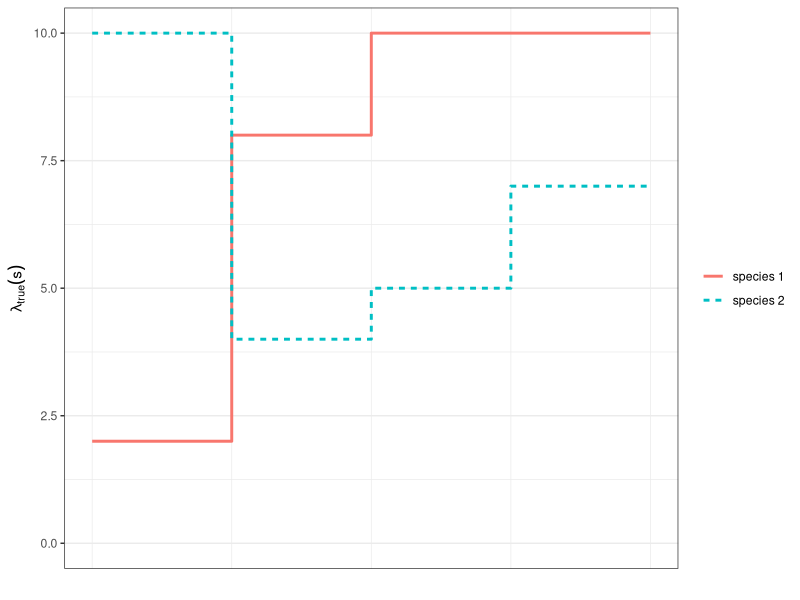
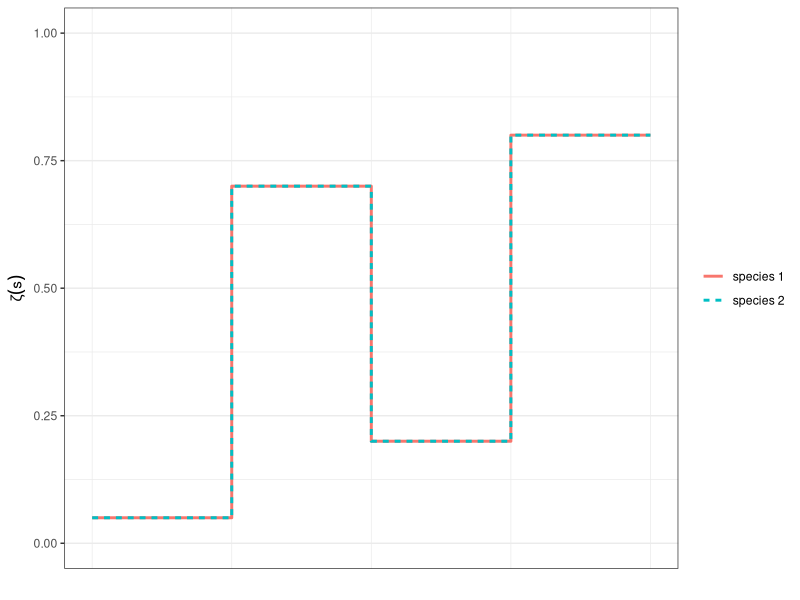
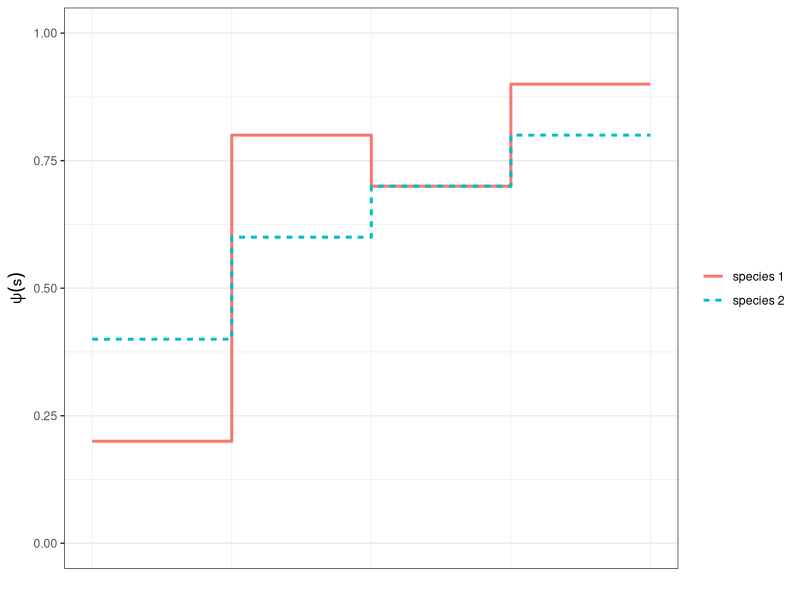
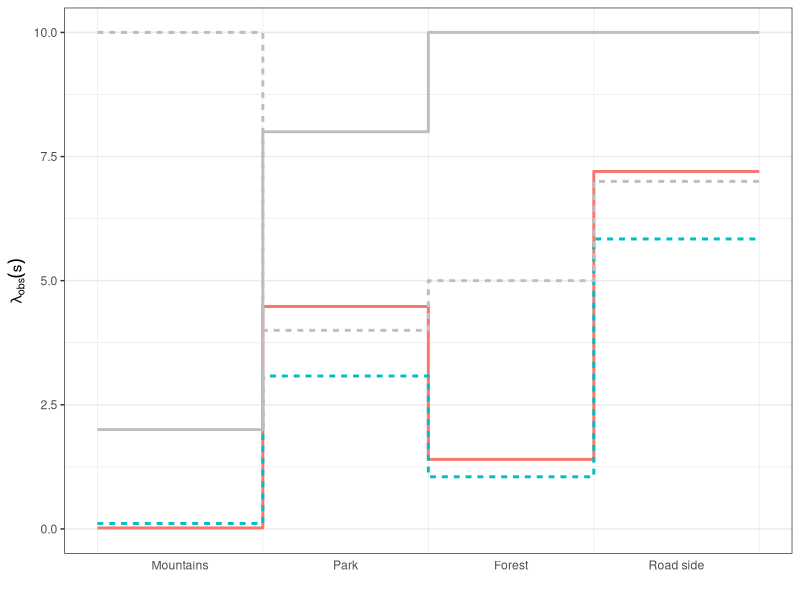

Recreate these plots in R, in order. (Note: this script raises an error after producing the figures.)
library(ggplot2)
library(dplyr)
library(cowplot)
library(magick)

data <- data.frame(group=c(rep("species 1", 6), rep("species 2", 6)),
                   true_intensity = c(0,2,4,6,8,8,
                                      0,4,2,3,5,5),
                   place = c("", "mountain", "park", "forest", "road side",""))

#ggplot(data, aes(x=as.factor(place), y=true_intensity, group=as.factor(group), color=group, linetype=as.factor(group)))+
#  geom_step(direction="vh")


df = data.frame(x=rep(1:4,2),
                y=c(2,8,10,10,
                    10,4,5,7),
                group=c(rep("species 1", 4), rep("species 2", 4)),
                y1 = rep(c(0.05, 0.7, 0.2, 0.8),2),
                y2 = c(0.2, 0.8, 0.7, 0.9,
                       0.4, 0.6, 0.7, 0.8)
              )
#ggplot(df,aes(x=x,y=y))+geom_step(size=1)+scale_x_continuous(breaks=seq(0,8,2))

g1 <- ggplot(rbind(df, 
             data.frame(x = 5, y = tail((df[df$group=="species 1",])$y, 1), group="species 1", y1=0, y2=0),
             data.frame(x = 5, y = tail((df[df$group=="species 2",])$y, 1), group="species 2", y1=0, y2=0)),
       aes(x = x - 0.5, y = y, group=as.factor(group), color=as.factor(group), linetype=as.factor(group))) + 
  geom_step(size = 1)+
  scale_x_continuous(breaks = seq(0, 4, 1),
                     minor_breaks = seq(0, 4, 1) + 0.5) +
  theme_bw() +
  theme(panel.grid.major.x = element_blank(),
        panel.grid.minor = element_line())+
  ylim(c(0,10))+
  xlab("")+
  ylab(expression(lambda[true](s)))+ 
  theme(axis.ticks.x = element_blank(),
        axis.text.x = element_blank(), 
        legend.title = element_blank())



g2 <- ggplot(rbind(df, 
                   data.frame(x = 5, y =0 , group="species 1", y1=tail((df[df$group=="species 1",])$y1, 1), y2=tail((df[df$group=="species 1",])$y2, 1)),
                   data.frame(x = 5, y = 0, group="species 2", y1=tail((df[df$group=="species 2",])$y1, 1), y2=tail((df[df$group=="species 2",])$y2, 1))),
             aes(x = x - 0.5, y = y1, group=as.factor(group), color=as.factor(group), linetype=as.factor(group))) + 
  geom_step(size = 1)+
  scale_x_continuous(breaks = seq(0, 4, 1),
                     minor_breaks = seq(0, 4, 1) + 0.5) +
  theme_bw() +
  theme(panel.grid.major.x = element_blank(),
        panel.grid.minor = element_line())+
  ylim(c(0,1))+
  xlab("")+
  ylab(expression(zeta(s)))+ 
  theme(axis.ticks.x = element_blank(),
        axis.text.x = element_blank(), 
        legend.title = element_blank())



g3 <- ggplot(rbind(df, 
             data.frame(x = 5, y =0 , group="species 1", y1=0, y2=tail((df[df$group=="species 1",])$y2, 1)),
             data.frame(x = 5, y = 0, group="species 2", y1=0, y2=tail((df[df$group=="species 2",])$y2, 1))),
       aes(x = x - 0.5, y = y2, group=as.factor(group), color=as.factor(group), linetype=as.factor(group))) + 
  geom_step(size = 1)+
  scale_x_continuous(breaks = seq(0, 4, 1), 
                     minor_breaks = seq(0, 4, 1) + 0.5) +
  theme_bw() +
  theme(panel.grid.major.x = element_blank(),
        panel.grid.minor = element_line())+
  ylim(c(0,1))+
  xlab("")+
  ylab(expression(psi(s)))+ 
  theme(axis.ticks.x = element_blank(),
        axis.text.x = element_blank(), 
        legend.title = element_blank())

#estimating observed intensity
d1 <- df[df$group=="species 1",]%>%
  dplyr::mutate(obs_int = y *y1*y2)%>%
  select(obs_int)

d2 <- df[df$group=="species 2",]%>%
  dplyr::mutate(obs_int = y *y1*y2)%>%
  select(obs_int)

obs_int <- t(cbind(d1,d2))

omega <- matrix(c(1,0,
                  0.5,0.5),
                nrow=2,ncol=2, byrow=T)

est_obs_int = omega %*% obs_int%>%
  t()%>%
  c()

df= cbind(df, est_obs_int)

g4 <- ggplot(rbind(df, 
                   data.frame(x = 5, y = tail((df[df$group=="species 1",])$y, 1), group="species 1", y1=0, y2=0,est_obs_int=tail((df[df$group=="species 1",])$est_obs_int, 1)),
                   data.frame(x = 5, y = tail((df[df$group=="species 2",])$y, 1), group="species 2", y1=0, y2=0, est_obs_int=tail((df[df$group=="species 2",])$est_obs_int, 1))),
             aes(x = x - 0.5, y = est_obs_int, group=as.factor(group), color=as.factor(group), linetype=as.factor(group))) + 
  geom_step(size = 1)+
  geom_step(data = rbind(data.frame(df[,-6], est_obs_int = df$y), 
                         data.frame(x = 5, y = tail((df[df$group=="species 1",])$y, 1), group="species 1", y1=0, y2=0, est_obs_int = tail((df[df$group=="species 1",])$y, 1)),
                         data.frame(x = 5, y = tail((df[df$group=="species 2",])$y, 1), group="species 2", y1=0, y2=0, est_obs_int = tail((df[df$group=="species 2",])$y, 1))),
            aes(x = x - 0.5, y = est_obs_int, group=as.factor(group), linetype=as.factor(group)), col = "grey", size = 1)+
  scale_x_continuous(breaks = seq(0, 4, 1), 
                     minor_breaks = seq(0, 4, 1) + 0.5, 
                     labels = c("","Mountains", "Park","Forest", "Road side")) +
  theme_bw() +
  theme(panel.grid.major.x = element_blank(),
        panel.grid.minor = element_line())+
  ylim(c(0,10))+
  xlab("")+
  ylab(expression(lambda[obs](s)))+
  guides(color=guide_legend(""))+ 
  theme(axis.ticks.x = element_blank(),
        #axis.text.x = element_blank(), 
        legend.position = "none")

pimage <- axis_canvas(g4, axis = 'x') + 
  draw_image("mountains.jpeg", x = 0.5, y = - 1,scale = 4) +
  draw_image("park.jpeg", x = 1.5, y = - 1, scale = 4) +
  draw_image("forest.jpeg", x = 2.5, y = - 1, scale = 4)+
  draw_image("road_side.jpeg", x = 3.5, y = - 1, scale = 4) 

gg4 <- ggdraw(insert_xaxis_grob(g4, pimage, position = "bottom"))

figure <- ggpubr::ggarrange(g1,g2,g3,g4, 
                            nrow=4, 
                            ncol=1, 
                            common.legend = TRUE,
                            heights = c(1.8,1.8,1.8,2))

ggsave("generatingProcess.png", 
       plot = figure, 
       dpi = 1200, 
       height = 18, 
       width = 18, 
       units = "cm")
